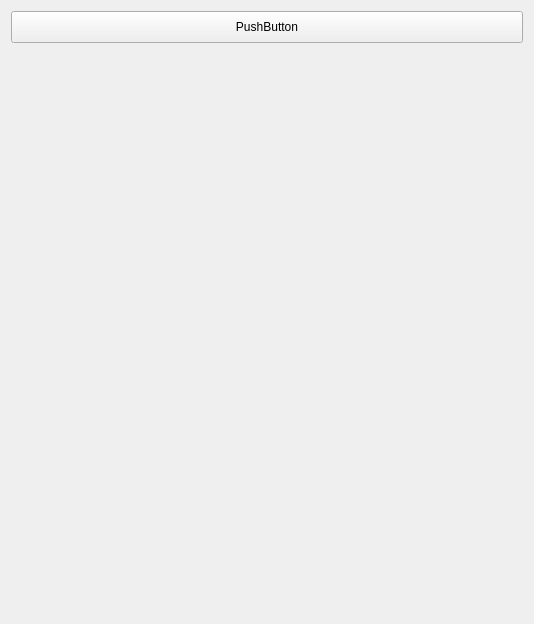
<?xml version="1.0" encoding="UTF-8"?>
<ui version="4.0">
 <class>QToolPage</class>
 <widget class="QWidget" name="QToolPage">
  <property name="geometry">
   <rect>
    <x>0</x>
    <y>0</y>
    <width>534</width>
    <height>624</height>
   </rect>
  </property>
  <property name="windowTitle">
   <string>Form</string>
  </property>
  <layout class="QVBoxLayout" name="verticalLayout">
   <item>
    <widget class="QPushButton" name="pushButtonFold">
     <property name="minimumSize">
      <size>
       <width>0</width>
       <height>32</height>
      </size>
     </property>
     <property name="text">
      <string>PushButton</string>
     </property>
    </widget>
   </item>
   <item>
    <widget class="QWidget" name="widgetContent" native="true">
     <layout class="QVBoxLayout" name="verticalLayout_3">
      <item>
       <layout class="QVBoxLayout" name="verticalLayoutContent"/>
      </item>
     </layout>
    </widget>
   </item>
  </layout>
 </widget>
 <resources/>
 <connections/>
</ui>
